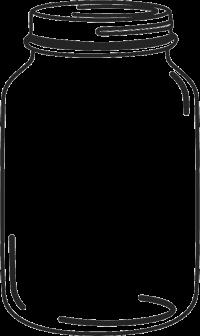
#> input picture frontend/src/assets/images/jar.png, 200 x 336 px
$ python -i process_images.py   (imports and definitions only)
#> lines starting #> are read from the running program, lines starting #| are printed output that depends on the picture
#> further down, picture is the input picture: shape (336, 200, 3); min 0, max 255, mean 11.6
import numpy as np
import cv2
from s3_interaction import get_most_recent_images, save_image_to_s3


def mask_imaging_boundaries(img):
    """Produces two masked versions of the input image. One with
    the color yellow replaced with black, and one with green.

    Parameters
    ----------
    img: A NumPy array representing the image

    Returns
    -------
        The modified image as a NumPy array.
    """

    # Blur to better detect colors
    blurred = cv2.GaussianBlur(img, (7, 7), 0)
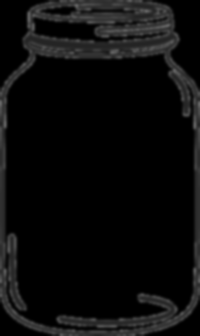
#> blurred: shape (336, 200, 3); min 0, max 103, mean 11.5

    # Use HSV to be more robust to lighting changes
    hsv = cv2.cvtColor(blurred, cv2.COLOR_BGR2HSV)
#> hsv: shape (336, 200, 3); mean H, S, V 0, 0, 11.5

    # HSV boundaries for yellow (pretty broad)
    lower_yellow = np.array([10, 40, 40])
    upper_yellow = np.array([80, 255, 255])

    # Mask for yellow pixels
    mask = cv2.inRange(hsv, lower_yellow, upper_yellow)
#> mask: shape (336, 200); every value is 0

    # Create one image with the tape blacked out for edge detection
    # and one where its greened out to count the number of pixels taken
    # up by the tape
    img_black = img.copy()
    img_green = img.copy()

    # Produce one
    img_black[mask > 0] = (0, 0, 0)
    img_green[mask > 0] = (0, 255, 0)

    return img_black, img_green


# [242 lines left out: functions detect_imaging_areas, detect_myc_growth, collate_images, download_and_process_images, not called in this run]

>>> import cv2
>>> picture = cv2.imread('../frontend/src/assets/images/jar.png')
>>> result = mask_imaging_boundaries(picture)
